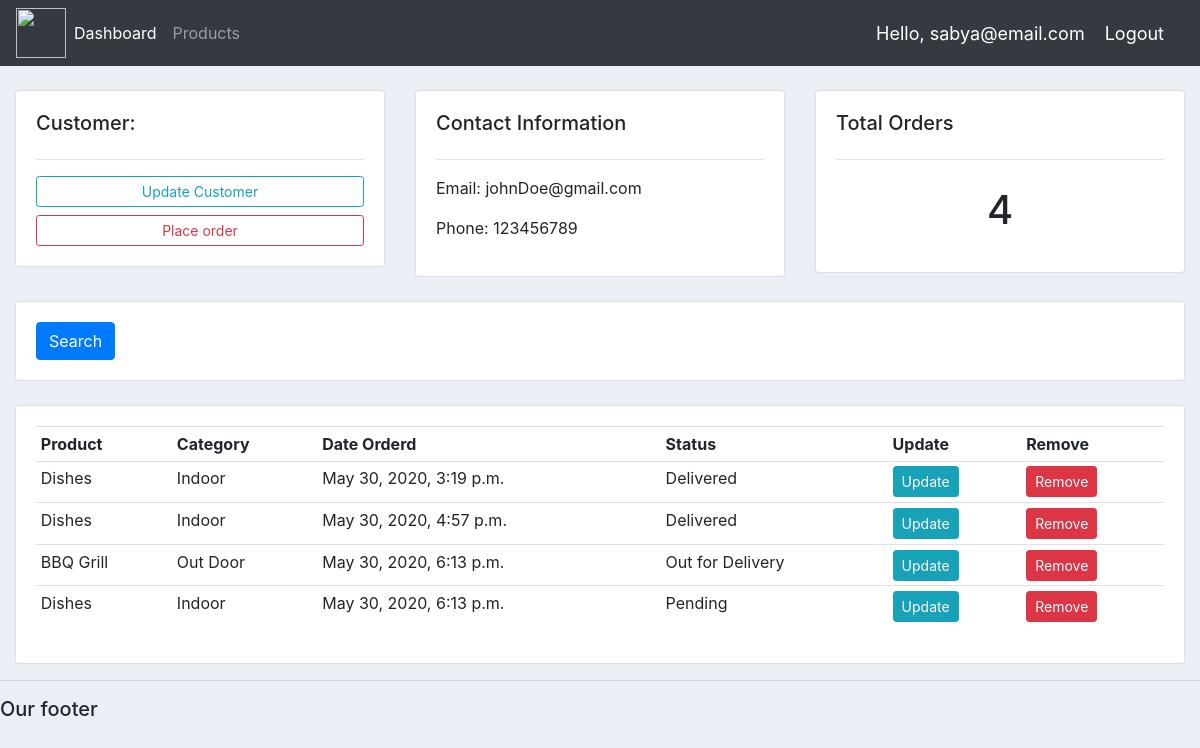
Page /customer/1 (signed in) on the committed database.
### accounts/models.py (models this page shows, shortened)
class Customers(models.Model):
    user = models.OneToOneField(User, null=True, blank=True, on_delete=models.CASCADE)
    name = models.CharField(max_length=200, null=True)
    phone = models.CharField(max_length=200, null=True)
    email = models.CharField(max_length=200, null=True)
    date_created = models.DateTimeField(auto_now_add=True, null=True)
    profile_pic = models.ImageField(null=True, blank=True)

class Order(models.Model):
    STATUS = (
        ('Pending', 'Pending'),
        ('Out for Delivery', 'Out for Delivery'),
        ('Delivered', 'Delivered')
    )
    customer = models.ForeignKey(Customers, null=True, on_delete = models.SET_NULL)
    product = models.ForeignKey(Products, null=True, on_delete = models.SET_NULL)
    date_created = models.DateTimeField(auto_now_add=True, null=True)
    status = models.CharField(max_length=200, null=True, choices=STATUS)

class Products(models.Model):
    CATEGORY = (
        ('Indoor', 'Indoor'),
        ('Out Door', 'Out Door')
    )
    name = models.CharField(max_length=200, null=True)
    price = models.CharField(max_length=200, null=True)
    category = models.CharField(max_length=200, null=True, choices=CATEGORY)
    description = models.CharField(max_length=200, null=True, blank= True)
    date_created = models.DateTimeField(auto_now_add=True, null=True)
    tags = models.ManyToManyField(Tag)
    def __str__(self):
        return self.name

### accounts/decorators.py (the view)
        def wrapper_func(request, *args, **kwargs):
            group=None
            if request.user.groups.exists():
                group = request.user.groups.all()[0].name
            if group in allowed_roles:
                return view_func(request, *args, **kwargs)
            else:
                return HttpResponse('you are not allowed to view the page')

### accounts/views.py (called while the page is built)
@login_required(login_url='login')
@allowed_user(allowed_roles=['admin'])
def customer(request, pk):
    customer = Customers.objects.get(id = pk)
    orders =  customer.order_set.all()
    order_count = orders.count()
    context = {'customer':customer, 'orders':orders, 'order_count':order_count}
    return render(request, 'accounts/customer.html', context)

### accounts/templates/accounts/customer.html (shortened to what this page needs)
{%  extends 'accounts/main.html' %}
{% block content %}
	<br>
<div class="row">
	<div class="col-md">
		<div class="card card-body">
			<h5>Customer:</h5>
			<hr>
			<a class="btn btn-outline-info  btn-sm btn-block" href="{% url 'updatecustomer' customer.id %}">Update Customer</a>
			<a class="btn btn-outline-danger  btn-sm btn-block" href="{% url 'create_order' %}">Place order</a>
		</div>
	</div>
	<div class="col-md">
		<div class="card card-body">
			<h5>Contact Information</h5>
			<hr>
			<p>Email: {{customer.email}}</p>
			<p>Phone: {{customer.phone}}</p>
		</div>
	</div>
	<div class="col-md">
		<div class="card card-body">
			<h5>Total Orders</h5>
			<hr>
			<h1 style="text-align: center;padding: 10px">{{order_count}}</h1>
		</div>
	</div>
</div>
<br>
<div class="row">
	<div class="col">
		<div class="card card-body">
			<form method="get">
		    <button class="btn btn-primary" type="submit">Search</button>
		  </form>
		</div>
	</div>
</div>
<br>
<div class="row">
	<div class="col-md">
		<div class="card card-body">
			<table class="table table-sm">
				<tr>
					<th>Product</th>
					<th>Category</th>
					<th>Date Orderd</th>
					<th>Status</th>
					<th>Update</th>
					<th>Remove</th>
				</tr>
				{% for order in orders %}
				<tr>
					<td>{{order.product}}</td>
					<td>{{order.product.category}}</td>
					<td>{{order.date_created}}</td>
					<td>{{order.status}}</td>
					<td><a class="btn btn-sm btn-info" href="">Update</a></td>
					<td><a class="btn btn-sm btn-danger" href="">Remove</a></td>
				</tr>
				{% endfor %}
			</table>
		</div>
	</div>
</div>
{% endblock %}

### accounts/templates/accounts/navbar.html (shortened to what this page needs)
{% load static %}
<nav class="navbar navbar-expand-lg navbar-dark bg-dark">
 <img src="{% static 'images/logo.png' %}">
  <div class="collapse navbar-collapse" id="navbarNav">
    <ul class="navbar-nav">
      {% if request.user.is_staff %}
      <li class="nav-item active">
        <a class="nav-link" href="{% url 'home' %}">Dashboard</a>
      </li>
      <li class="nav-item">
        <a class="nav-link" href="{% url 'products' %}">Products</a>
      </li>
      {% else %}
       <li class="nav-item">
        <a class="nav-link" href="{% url 'account' %}">Settings</a>
      </li>
      {% endif %}
    </ul>
  </div>
  <span class="hello-msg">Hello, {{request.user}}</span>
  <span ><a  class="hello-msg" href="{% url 'logout' %}">Logout</a></span>
</nav>

### static/css/main.css (style rules this page uses)
img { width: 50px; height: 50px; }
body { background-color: #ebeff5; }

### accounts/templates/accounts/navbar.html (style rules this page uses)
.hello-msg { font-size: 18px; color: #fff; margin-right: 20px; }

### rows in the picture
Customers: email "johnDoe@gmail.com", phone "123456789"
Order: product "Dishes", product.category "Indoor", date_created "May 30, 2020, 3:19 p.m.", status "Delivered"
Order: product "Dishes", product.category "Indoor", date_created "May 30, 2020, 4:57 p.m.", status "Delivered"
Order: product "BBQ Grill", product.category "Out Door", date_created "May 30, 2020, 6:13 p.m.", status "Out for Delivery"
Order: product "Dishes", product.category "Indoor", date_created "May 30, 2020, 6:13 p.m.", status "Pending"

### other values in the picture
{{ request.user }} "sabya@email.com"
{{ order_count }} "4"
